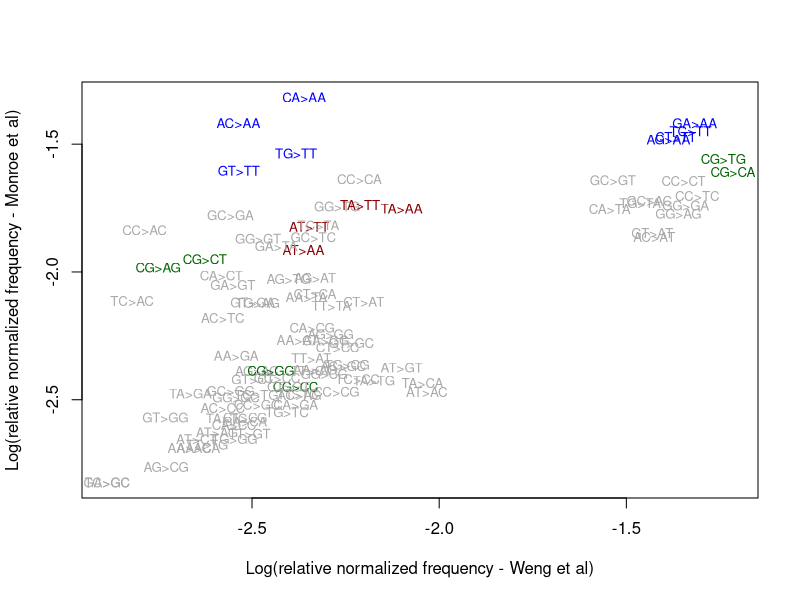
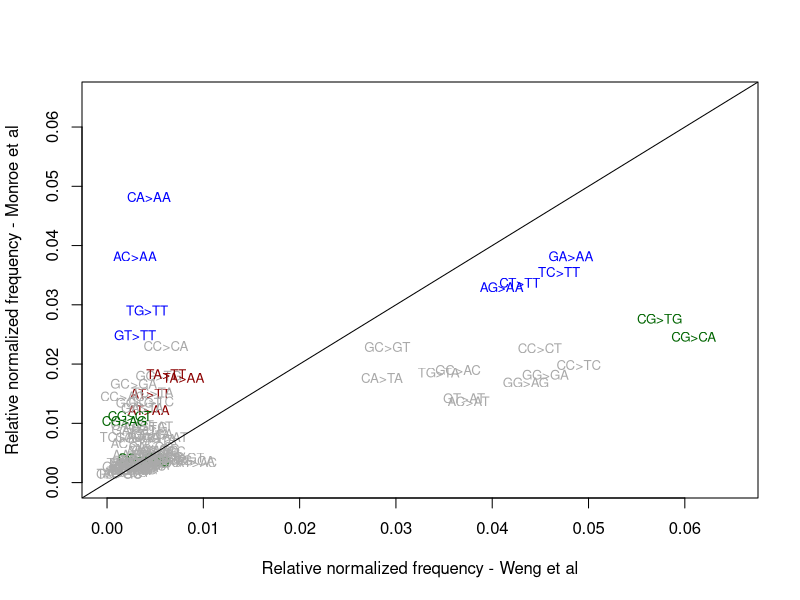
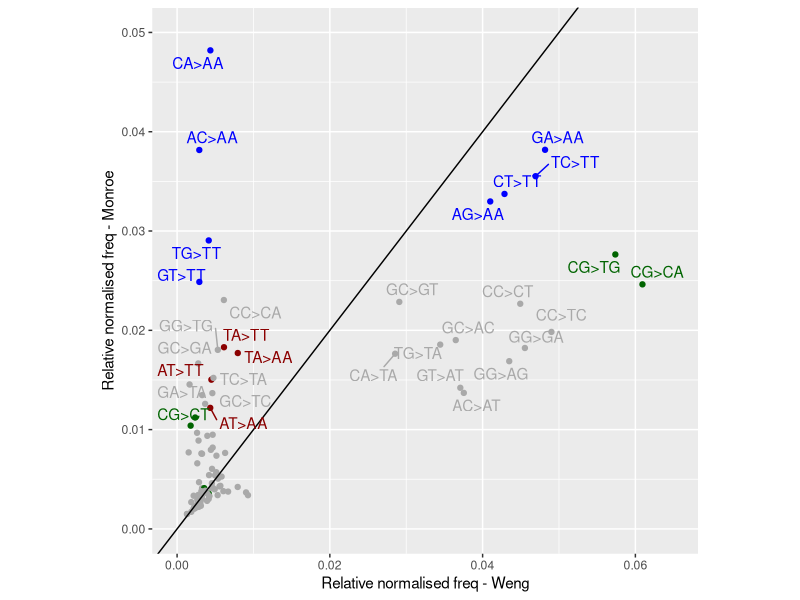

Here is the R script that generated these plots, in order:
library(stringr)
library(ggrepel)
library(ggplot2)
library(gridExtra)

data1 <- read.csv("dinuc.csv", header = TRUE)
attach(data1)

W_all <- data1$Weng_all
M_all <- data1$Monroe_all
cnts <- data1[,4]
dinucs <- data1[,1]


W_norm <- W_all/cnts
M_norm <- M_all/cnts

W_tot <- sum(W_norm)
M_tot <- sum(M_norm)


W_rel <- W_norm/W_tot
M_rel <- M_norm/M_tot

data1$W_rel <- W_rel
data1$M_rel <- M_rel


dinucs.1 <- dinucs
dinucs.1 <- str_replace_all(dinucs.1, "[GC]A>AA", "blue")
dinucs.1 <- str_replace_all(dinucs.1, "A[GC]>AA", "blue")
dinucs.1 <- str_replace_all(dinucs.1, "[GC]T>TT", "blue")
dinucs.1 <- str_replace_all(dinucs.1, "T[GC]>TT", "blue")

dinucs.1 <- str_replace_all(dinucs.1, "TA>AA", "darkred")
dinucs.1 <- str_replace_all(dinucs.1, "AT>AA", "darkred")
dinucs.1 <- str_replace_all(dinucs.1, "AT>TT", "darkred")
dinucs.1 <- str_replace_all(dinucs.1, "TA>TT", "darkred")
dinucs.1 <- str_replace_all(dinucs.1, "CG>[CGAT][CGAT]", "darkgreen")
dinucs.1 <- str_replace_all(dinucs.1, ".+>.+", "darkgrey")

data1$dinucs.1 <- dinucs.1

#xlim = c(0,0.065), ylim = c(0, 0.065)

plot(log10(W_rel), log10(M_rel),  type = "n", xlab = "Log(relative normalized frequency - Weng et al)", ylab = "Log(relative normalized frequency - Monroe et al)")
text(log10(W_rel), log10(M_rel),labels=dinucs, col=dinucs.1, cex= 0.8, offset = 10)
pdf("Fig2.pdf")
plot(W_rel, M_rel,  type = "n", xlab = "Relative normalized frequency - Weng et al", ylab = "Relative normalized frequency - Monroe et al", xlim = c(0,0.065), ylim = c(0, 0.065))
text(W_rel, M_rel,labels=dinucs, col=dinucs.1, cex= 0.8, offset = 10)

abline(0,1)

dev.off()


#try plot with ggrepel
options(ggrepel.max.overlaps = 10)
p.M <- ggplot(data1, aes(W_rel,M_rel, label = Di_nucl_changes)) +
  geom_point(color = dinucs.1)+ theme(aspect.ratio=1) + geom_abline(slope=1, intercept =0) + xlim(0, 0.065) + ylim(0, 0.05)
  p.M.1 <- p.M + geom_text_repel(colour=dinucs.1) +labs(x = "Relative normalised freq - Weng", y="Relative normalised freq - Monroe")
  
  
  
 pdf(file = "FigED1f.pdf", height = 6, width = 6)
 
 gridExtra::grid.arrange(p.M.1, ncol = 1)
  
dev.off()

#chi squared on raw numbers

df <- data.frame(W_all, M_all)
cols <- c("Weng_all", "Monroe_all")
df.m <- data.matrix(df)

chi.P <- c()
chi.C <- c()

   v1 <- df.m[,1]
   v2 <- df.m[,2]
  prematrix <- c(v1, v2)
  m <- matrix(prematrix, ncol=2, nrow=96)
 chi <-  chisq.test(m)
 
chi.P <- c(chi.P, chi$p.value)
 chi.C <- c(chi.C, chi$statistic)
   


  